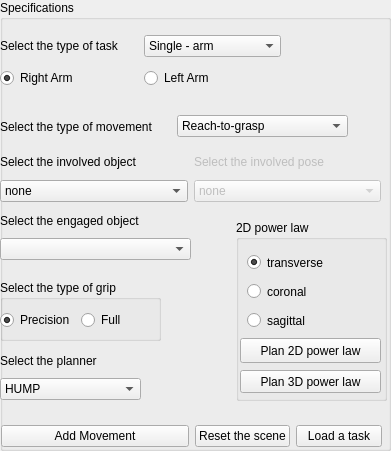
     <widget class="QGroupBox" name="groupBox_specs">
      <property name="geometry">
       <rect>
        <x>10</x>
        <y>10</y>
        <width>391</width>
        <height>451</height>
       </rect>
      </property>
      <property name="title">
       <string>Specifications</string>
      </property>
      <widget class="QWidget" name="layoutWidget_task">
       <property name="geometry">
        <rect>
         <x>0</x>
         <y>30</y>
         <width>281</width>
         <height>64</height>
        </rect>
       </property>
       <layout class="QVBoxLayout" name="verticalLayout">
        <item>
         <layout class="QHBoxLayout" name="horizontalLayout_task">
          <item>
           <widget class="QLabel" name="label_2">
            <property name="font">
             <font>
              <weight>50</weight>
              <bold>false</bold>
             </font>
            </property>
            <property name="text">
             <string>Select the type of task</string>
            </property>
           </widget>
          </item>
          <item>
           <widget class="QComboBox" name="comboBox_Task">
            <item>
             <property name="text">
              <string>Single - arm</string>
             </property>
            </item>
            <item>
             <property name="text">
              <string>Dual - arm</string>
             </property>
            </item>
           </widget>
          </item>
         </layout>
        </item>
        <item>
         <layout class="QHBoxLayout" name="horizontalLayout_arms">
          <item>
           <widget class="QRadioButton" name="radioButton_right">
            <property name="text">
             <string>Right Arm</string>
            </property>
            <property name="checked">
             <bool>true</bool>
            </property>
           </widget>
          </item>
          <item>
           <widget class="QRadioButton" name="radioButton_left">
            <property name="text">
             <string>Left Arm</string>
            </property>
           </widget>
          </item>
         </layout>
        </item>
       </layout>
      </widget>
      <widget class="QWidget" name="layoutWidget_mov">
       <property name="geometry">
        <rect>
         <x>0</x>
         <y>110</y>
         <width>348</width>
         <height>33</height>
        </rect>
       </property>
       <layout class="QHBoxLayout" name="horizontalLayout_mov">
        <item>
         <widget class="QLabel" name="label_3">
          <property name="font">
           <font>
            <weight>50</weight>
            <bold>false</bold>
           </font>
          </property>
          <property name="text">
           <string>Select the type of movement</string>
          </property>
         </widget>
        </item>
        <item>
         <widget class="QComboBox" name="comboBox_mov">
          <item>
           <property name="text">
            <string>Reach-to-grasp</string>
           </property>
          </item>
          <item>
           <property name="text">
            <string>Reaching</string>
           </property>
          </item>
          <item>
           <property name="text">
            <string>Transport</string>
           </property>
          </item>
          <item>
           <property name="text">
            <string>Engage</string>
           </property>
          </item>
          <item>
           <property name="text">
            <string>Disengage</string>
           </property>
          </item>
          <item>
           <property name="text">
            <string>Go-park</string>
           </property>
          </item>
         </widget>
        </item>
       </layout>
      </widget>
      <widget class="QGroupBox" name="groupBox_grip">
       <property name="geometry">
        <rect>
         <x>0</x>
         <y>280</y>
         <width>161</width>
         <height>61</height>
        </rect>
       </property>
       <property name="font">
        <font>
         <weight>50</weight>
         <bold>false</bold>
        </font>
       </property>
       <property name="title">
        <string>Select the type of grip</string>
       </property>
       <widget class="QWidget" name="layoutWidget_grip">
        <property name="geometry">
         <rect>
          <x>0</x>
          <y>20</y>
          <width>153</width>
          <height>41</height>
         </rect>
        </property>
        <layout class="QVBoxLayout" name="verticalLayout_grip">
         <item>
          <layout class="QHBoxLayout" name="horizontalLayout_6">
           <item>
            <widget class="QRadioButton" name="radioButton_prec">
             <property name="text">
              <string>Precision</string>
             </property>
             <property name="checked">
              <bool>true</bool>
             </property>
            </widget>
           </item>
           <item>
            <widget class="QRadioButton" name="radioButton_full">
             <property name="text">
              <string>Full</string>
             </property>
            </widget>
           </item>
          </layout>
         </item>
        </layout>
       </widget>
      </widget>
      <widget class="QWidget" name="layoutWidget_planner">
       <property name="geometry">
        <rect>
         <x>0</x>
         <y>350</y>
         <width>141</width>
         <height>50</height>
        </rect>
       </property>
       <layout class="QVBoxLayout" name="verticalLayout_2">
        <item>
         <widget class="QLabel" name="label_5">
          <property name="font">
           <font>
            <weight>50</weight>
            <bold>false</bold>
           </font>
          </property>
          <property name="text">
           <string>Select the planner</string>
          </property>
         </widget>
        </item>
        <item>
         <widget class="QComboBox" name="comboBox_planner">
          <item>
           <property name="text">
            <string>HUMP</string>
           </property>
          </item>
          <item>
           <property name="text">
            <string>RRT</string>
           </property>
          </item>
          <item>
           <property name="text">
            <string>RRTConnect</string>
           </property>
          </item>
          <item>
           <property name="text">
            <string>RRTstar</string>
           </property>
          </item>
          <item>
           <property name="text">
            <string>PRM</string>
           </property>
          </item>
          <item>
           <property name="text">
            <string>PRMstar</string>
           </property>
          </item>
         </widget>
        </item>
       </layout>
      </widget>
      <widget class="QGroupBox" name="groupBox_power_law">
       <property name="geometry">
        <rect>
         <x>236</x>
         <y>220</y>
         <width>151</width>
         <height>181</height>
        </rect>
       </property>
       <property name="font">
        <font>
         <weight>50</weight>
         <bold>false</bold>
        </font>
       </property>
       <property name="title">
        <string>2D power law</string>
       </property>
       <widget class="QRadioButton" name="radioButton_coronal">
        <property name="geometry">
         <rect>
          <x>11</x>
          <y>60</y>
          <width>76</width>
          <height>23</height>
         </rect>
        </property>
        <property name="text">
         <string>coronal</string>
        </property>
       </widget>
       <widget class="QRadioButton" name="radioButton_transverse">
        <property name="geometry">
         <rect>
          <x>11</x>
          <y>31</y>
          <width>97</width>
          <height>23</height>
         </rect>
        </property>
        <property name="text">
         <string>transverse</string>
        </property>
        <property name="checked">
         <bool>true</bool>
        </property>
       </widget>
       <widget class="QRadioButton" name="radioButton_sagittal">
        <property name="geometry">
         <rect>
          <x>11</x>
          <y>89</y>
          <width>76</width>
          <height>23</height>
         </rect>
        </property>
        <property name="text">
         <string>sagittal</string>
        </property>
       </widget>
       <widget class="QPushButton" name="pushButton_plan_2d_power_law">
        <property name="geometry">
         <rect>
          <x>4</x>
          <y>118</y>
          <width>141</width>
          <height>25</height>
         </rect>
        </property>
        <property name="text">
         <string>Plan 2D power law</string>
        </property>
       </widget>
       <widget class="QPushButton" name="pushButton_plan_3d_power_law">
        <property name="geometry">
         <rect>
          <x>4</x>
          <y>150</y>
          <width>141</width>
          <height>23</height>
         </rect>
        </property>
        <property name="text">
         <string>Plan 3D power law</string>
        </property>
       </widget>
      </widget>
      <widget class="QWidget" name="layoutWidget">
       <property name="geometry">
        <rect>
         <x>0</x>
         <y>210</y>
         <width>191</width>
         <height>50</height>
        </rect>
       </property>
       <layout class="QVBoxLayout" name="verticalLayout_eng_obj">
        <item>
         <widget class="QLabel" name="label_objects_eng">
          <property name="text">
           <string>Select the engaged object</string>
          </property>
         </widget>
        </item>
        <item>
         <widget class="QComboBox" name="comboBox_objects_eng"/>
        </item>
       </layout>
      </widget>
      <widget class="QWidget" name="layoutWidget">
       <property name="geometry">
        <rect>
         <x>0</x>
         <y>150</y>
         <width>381</width>
         <height>52</height>
        </rect>
       </property>
       <layout class="QHBoxLayout" name="horizontalLayout_15">
        <item>
         <layout class="QVBoxLayout" name="verticalLayout_obj">
          <item>
           <widget class="QLabel" name="label_objects">
            <property name="text">
             <string>Select the involved object</string>
            </property>
           </widget>
          </item>
          <item>
           <widget class="QComboBox" name="comboBox_objects">
            <item>
             <property name="text">
              <string>none</string>
             </property>
            </item>
           </widget>
          </item>
         </layout>
        </item>
        <item>
         <layout class="QVBoxLayout" name="verticalLayout_5">
          <item>
           <widget class="QLabel" name="label_poses">
            <property name="enabled">
             <bool>false</bool>
            </property>
            <property name="text">
             <string>Select the involved pose</string>
            </property>
           </widget>
          </item>
          <item>
           <widget class="QComboBox" name="comboBox_poses">
            <property name="enabled">
             <bool>false</bool>
            </property>
            <item>
             <property name="text">
              <string>none</string>
             </property>
            </item>
           </widget>
          </item>
         </layout>
        </item>
       </layout>
      </widget>
      <widget class="QWidget" name="layoutWidget">
       <property name="geometry">
        <rect>
         <x>1</x>
         <y>422</y>
         <width>381</width>
         <height>29</height>
        </rect>
       </property>
       <layout class="QHBoxLayout" name="horizontalLayout_14">
        <item>
         <widget class="QPushButton" name="pushButton_addMov">
          <property name="text">
           <string>Add Movement</string>
          </property>
         </widget>
        </item>
        <item>
         <layout class="QHBoxLayout" name="horizontalLayout">
          <item>
           <widget class="QPushButton" name="pushButton_scene_reset">
            <property name="text">
             <string>Reset the scene</string>
            </property>
           </widget>
          </item>
          <item>
           <widget class="QPushButton" name="pushButton_load_task">
            <property name="text">
             <string>Load a task</string>
            </property>
           </widget>
          </item>
         </layout>
        </item>
       </layout>
      </widget>
     </widget>
